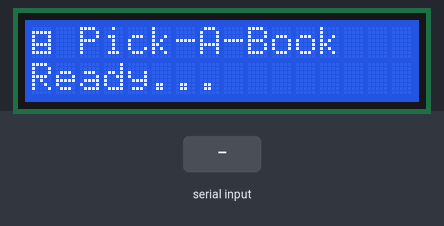
A sketch run on a simulated Arduino Uno, built with avr-gcc and run on an emulated ATmega328P. Shown: 16×2 character LCD. The inputs (shaded band) are chosen by the test bench. What the sketch prints to the serial monitor is not drawn.

Above: at 3.3 s.
3.4 s: "1\n" received over Serial
At 3.9 s:
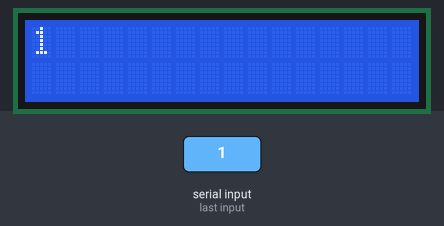
4.9 s: "0\n" received over Serial
At 6.3 s:
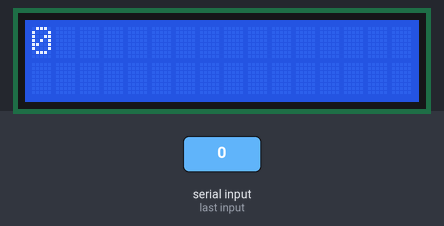
Timing chart, 0 to 7.9 s (numbered marks = the images above; inputs shaded):
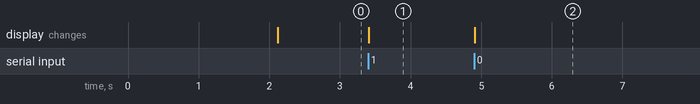

The sketch:

pick_a_book_lcd.ino
```cpp
/*
 * Pick-A-Book — Arduino 16x2 I2C LCD
 * Library: LiquidCrystal_I2C by Frank de Brabander
 * Wiring:  SDA→A4  SCL→A5  VCC→5V  GND→GND
 * If LCD is blank change 0x27 to 0x3F below.
 * Protocol from Flask:  LINE1|LINE2\n
 */
#include <Wire.h>
#include <LiquidCrystal_I2C.h>

LiquidCrystal_I2C lcd(0x27, 16, 2);

const unsigned long MSG_MS = 4000;
String inputBuf = "";
unsigned long shownAt  = 0;
bool showingMsg = false;

byte bookChar[8] = {0,0b11111,0b10001,0b10001,0b11111,0b10001,0b11111,0};

void setup() {
  Serial.begin(9600);
  lcd.init(); lcd.backlight();
  lcd.createChar(0, bookChar);
  lcd.setCursor(0,0); lcd.write(byte(0)); lcd.print(" Pick-A-Book");
  lcd.setCursor(0,1); lcd.print("  Loading...");
  delay(2000); showIdle();
}

void loop() {
  while (Serial.available()) {
    char c = (char)Serial.read();
    if (c == '\n') { processMsg(inputBuf); inputBuf=""; }
    else inputBuf += c;
  }
  if (showingMsg && millis()-shownAt >= MSG_MS) { showingMsg=false; showIdle(); }
}

void processMsg(String msg) {
  msg.trim(); if (!msg.length()) return;
  int sep = msg.indexOf('|');
  String l1 = sep>=0 ? msg.substring(0,sep)   : msg;
  String l2 = sep>=0 ? msg.substring(sep+1)   : "";
  if (l1.length()>16) l1=l1.substring(0,16);
  if (l2.length()>16) l2=l2.substring(0,16);
  lcd.clear();
  lcd.setCursor(0,0); lcd.print(l1);
  lcd.setCursor(0,1); lcd.print(l2);
  shownAt=millis(); showingMsg=true;
  Serial.print("ACK:"); Serial.println(msg);
}

void showIdle() {
  lcd.clear();
  lcd.setCursor(0,0); lcd.write(byte(0)); lcd.print(" Pick-A-Book");
  lcd.setCursor(0,1); lcd.print("Ready...");
}
```

Measured:
- after the input at 3.4 s, the display: changes at once (image 1)
- after the input at 4.9 s, the display: changes at once (image 2)
